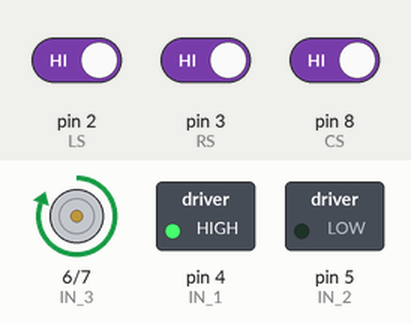
This sketch was run on a simulated Arduino Uno, built with avr-gcc and run on an emulated ATmega328P. On the bench: motor-driver pin pairs drawn as motors (green arrow = first pin HIGH = forward, orange = second pin HIGH = backward, longer = more drive), switched loads named in the sketch (green lamp = pin HIGH). Inputs (shaded band) come from the test bench; at power-on: pin 2 (LS) HIGH, pin 3 (RS) HIGH, pin 8 (CS) HIGH. What the sketch prints to the serial monitor is not drawn.

Above: at 1.8 s.
1.9 s: pin 2 (LS) driven LOW and pin 3 (RS) driven LOW and pin 8 (CS) driven LOW
At 2.7 s:
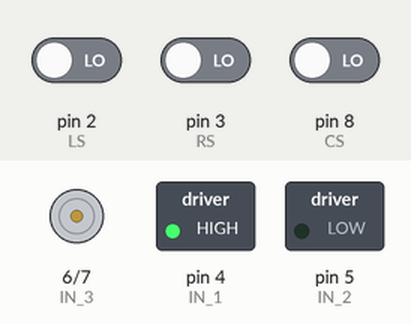
Timing chart, 0 to 4.9 s (numbered marks = the images above; inputs shaded):
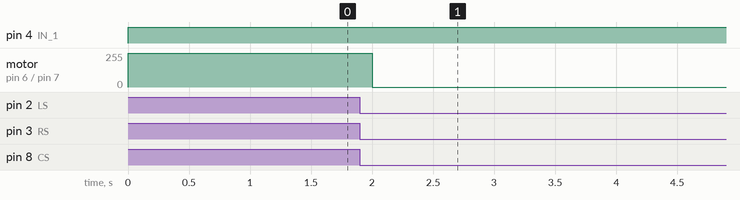

Measured:
- after the input at 1.9 s, motor on pin 6 (IN_3) / pin 7 (IN_4): forward 255/255 → stopped after 0.10 s

The sketch:

line_tracking_with_3_sensors.ino
```cpp
char state;
int IN_1=4; //left motor
int IN_2=5; //left motor
int IN_3=6; //right motor
int IN_4=7; //right motor
int LS=2;   //left sensor
int RS=3;   //right sensor
int CS=8;  //center sensor
int TriggerPin=13;
int EchoPin=12;
long duration , distance;
int leftstate;
int rightstate;
int centerstate;
void setup() {
 pinMode(IN_1,OUTPUT);
 pinMode(IN_2,OUTPUT);
 pinMode(IN_3,OUTPUT);
 pinMode(IN_4,OUTPUT);
 pinMode(TriggerPin,OUTPUT);
 pinMode(EchoPin,INPUT);
 pinMode(LS,INPUT);
 pinMode(RS,INPUT);
 pinMode(CS,INPUT);
 Serial.begin(9600);
}
void left()
{
  digitalWrite(IN_1,LOW);
  digitalWrite(IN_2,HIGH);
  digitalWrite(IN_3,HIGH);
  digitalWrite(IN_4,LOW);
  }

 void right()
{
  digitalWrite(IN_1,HIGH);
  digitalWrite(IN_2,LOW);
  digitalWrite(IN_3,LOW);
  digitalWrite(IN_4,HIGH);
  }

  void forward()
{
  digitalWrite(IN_1,HIGH);
  digitalWrite(IN_2,LOW);
  digitalWrite(IN_3,HIGH);
  digitalWrite(IN_4,LOW);
  }
   void rightforward()
{
  digitalWrite(IN_1,HIGH);
  digitalWrite(IN_2,LOW);
  digitalWrite(IN_3,LOW);
  digitalWrite(IN_4,LOW);
  }
   void rightbackward()
{
  digitalWrite(IN_1,LOW);
  digitalWrite(IN_2,HIGH);
  digitalWrite(IN_3,HIGH);
  digitalWrite(IN_4,HIGH);
  }
  void backward()
  {
    digitalWrite(IN_1,LOW);
    digitalWrite(IN_2,HIGH);
    digitalWrite(IN_3,LOW);
    digitalWrite(IN_4,HIGH);
  }

  void leftforward()
{
  digitalWrite(IN_1,LOW);
  digitalWrite(IN_2,LOW);
  digitalWrite(IN_3,HIGH);
  digitalWrite(IN_4,LOW);
  }
  void leftbackward()
{
  digitalWrite(IN_1,HIGH);
  digitalWrite(IN_2,HIGH);
  digitalWrite(IN_3,LOW);
  digitalWrite(IN_4,HIGH);
  }
   void Stop()
{
  digitalWrite(IN_1,LOW);
  digitalWrite(IN_2,LOW);
  digitalWrite(IN_3,LOW);
  digitalWrite(IN_4,LOW);
  }

  /*void linetrack()
  {
    leftstate=digitalRead(LS);
    rightstate=digitalRead(RS);
    if (leftstate==0 && rightstate==0)
    {
      Stop();
      }
     if (leftstate==0 && rightstate==1)
    {
       right();
      }
     if (leftstate==1 && rightstate==0)
    {
       left();
      }
     if (leftstate==1 && rightstate==1)
    {
       forward();
      }
    }*/
void loop() {

        leftstate=digitalRead(LS);
        rightstate=digitalRead(RS);
        centerstate=digitalRead(CS);
     Serial.print (String(centerstate));

     if (leftstate==0 && centerstate==0 && rightstate==0 ){
       rightforward();

     }
     if (leftstate==1 && centerstate==1 && rightstate==1 )
      {
        forward();
      }
      delay(500);

}
```
